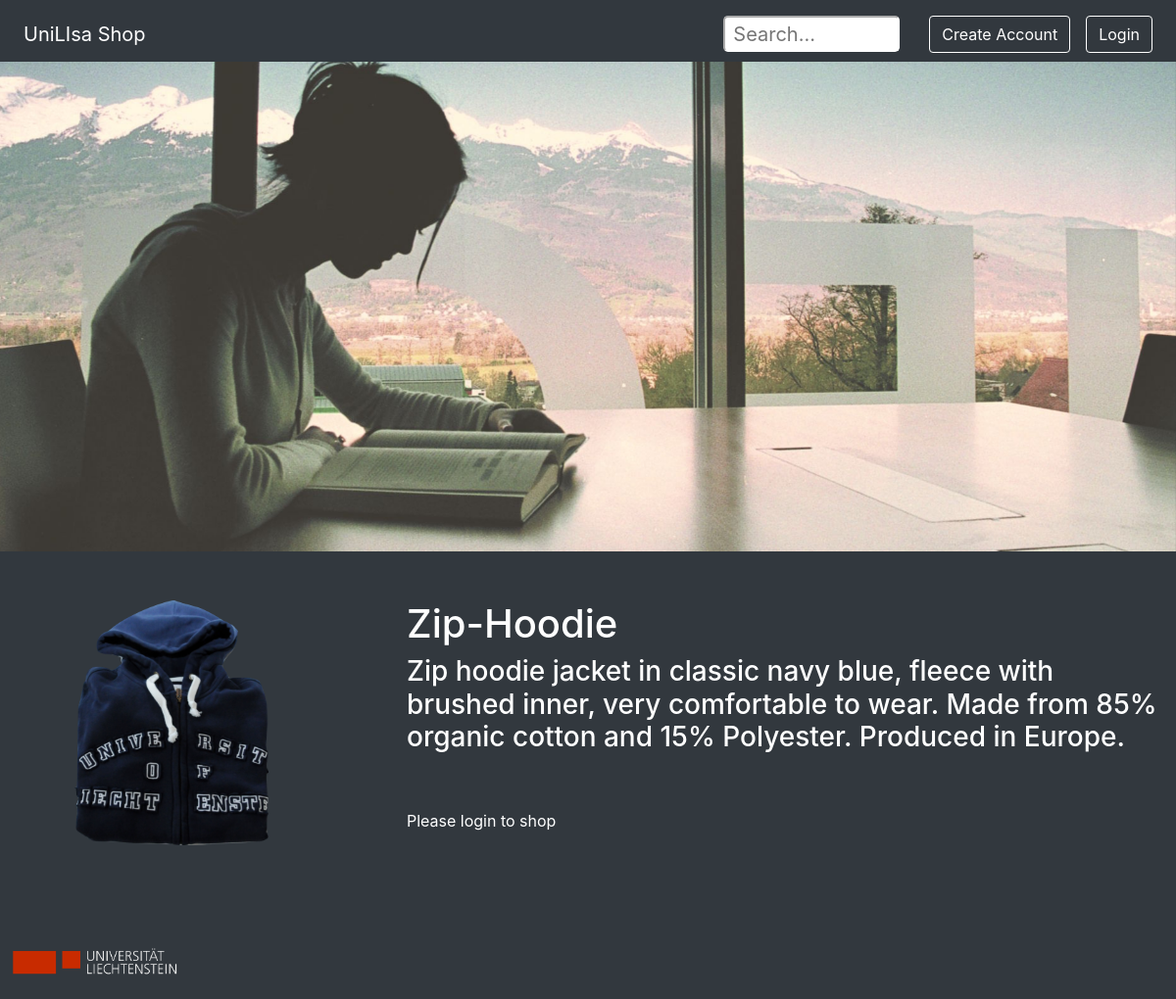
Page /shop/2/ on the committed database.
### shopping/models.py (models this page shows)
class Item(models.Model):
    item_name = models.CharField(max_length=1000)
    item_description = models.CharField(max_length=10000)
    category = models.CharField(max_length=1000)
    item_photo = models.ImageField(upload_to='static/shopping/upload')
    price = models.PositiveIntegerField(default = 10 )
    stock = models.PositiveIntegerField(default=10)

### shopping/views.py (the view, shortened to what this page needs)
# urls.py: url(r'^(?P<item_id>[0-9]+)/addToCart$', views.detail, name='detail'),
def detail(request, item_id):
    try:
        item = Item.objects.get(pk=item_id)
        path = request.get_full_path()
        components = path.split("/")
        action = components[len(components)-1]
        print("action: "+str(action))
        print("add itemID to cart: " + str(item_id))
    except Item.DoesNotExist:
        raise Http404("This item does not exist. To continue shopping, please go back to the main page!")
    site_env = {'item': item,'subview':'detail'}
    env = environment(request, site_env)
    return render(request, 'shopping/index.html', env)

### shopping/view_environment.py (called while the page is built)
def environment(request,site_env):
    notification = None
    notificationKey = request.GET.get("notification")
    if notificationKey is not None:
        notification = notifications[notificationKey]
    loggedIn = request.user.is_authenticated
    username = request.user.username
    result = {}
    if loggedIn:
        shoppingCartItemCount = userCartItemCount(username)
        result =   {'username': username,
                       'loggedIn': True, 'shoppingCartItemCount': shoppingCartItemCount, 'notification': notification}
    else:
        result =  { 'username': username,
                       'loggedIn': False, 'notification': notification }
    merged_result = z = {**result, **site_env}
    return merged_result

### shopping/templates/shopping/index.html (shortened to what this page needs)
<!DOCTYPE html>
{% load staticfiles %}
<html lang="en">
<head>
    <link rel="stylesheet" href="../../shopping/static/shopping/bootstrap.css" type="text/css">
    <link rel="stylesheet" href="../../shopping/static/shopping/style.css" type="text/css">
</head>
<body>
<div id="topbar" class="d-flex flex-column flex-md-row align-items-center p-3 px-md-4 mb-3 border-bottom box-shadow">
    <h5 class="my-0 mr-md-auto font-weight-normal"><a style="text-decoration: none" href="/shop">UniLIsa Shop</a></h5>
    <nav class="my-2 my-md-0 mr-md-3" >
    <form method = "get" id="searchform" action="/shop">
     <input name = "search"  class="" style="margin-right:20px;" placeholder="Search..."/>
    </form>
         {% if subview != 'register' and not loggedIn %}
        <a class="btn btn-outline-primary btn-unilisa" style="margin-left: 10px;" href="/create/register/">Create Account</a>
         {% endif %}
    </nav>
    {% if subview != 'login' and not loggedIn %}
    <a class="btn btn-outline-primary btn-unilisa" href="/account/login">Login</a>
    {%  else %}
        {{ username }} &nbsp; <a  style="margin-left: 10px;" class="btn btn-outline-primary btn-unilisa" href="/shop/?action=logout">Logout</a>
    {% endif %}
</div>
{% if subview == 'overview' %}
    {% include "shopping/overview.html"  %}
    {% elif subview == 'cart' %}
    {% include "shopping/cart.html"  %}
    {% elif subview == 'detail' %}
    {% include "shopping/detail.html" %}
    {% elif subview == 'login' %}
    {% include "shopping/login.html"%}
    {% elif subview == 'register' %}
    {% include "shopping/register.html"%}
    {% elif subview == 'orderconfirmation' %}
    {% include "shopping/order_confirmation.html"%}
    {% elif subview == 'order' %}
    {% include "shopping/order.html"%}
{% endif %}
<div class="footer">
<img class="mb-2" src="/shopping/static/shopping/images/background.png?v1.1" alt="" width="200">
    </div>
</body>
</html>

### shopping/templates/shopping/detail.html
 <div class="parallax parralax-detail">
    </div>
    <div class="container-fluid detail text-center" >
        <div class="row">
            <div class="col-lg-3">
                <img class="productimg" src="/{{ item.item_photo }}">
            </div>
                        <div class="col-lg-1">
                        </div>
            <div class="col-lg-8 text-left">
                <h1>{{ item.item_name }}</h1>
                <h3>{{ item.item_description }}</h3>
                <br/>
                 <br/>
                {% if not loggedIn %}
                Please login to shop
                {%  else %}
                <a class="btn-lg btn btn-outline-primary btn-unilisa"  href="/shop/{{ item.id }}/addToCart">Add to Shopping Cart for  {{ item.price }} CHF </a>
                {% endif %}
            </div>
        </div>
    </div>

### shopping/static/shopping/style.css (style rules this page uses)
html, body { margin: 0; padding: 0; background-color: #32383e; }
.productimg { height: 250px; }
.parallax { margin-top: -1.5em; background: no-repeat fixed center; background-size: cover; }
.parralax-detail { background-image: url("/static/shopping/images/student.jpg"); background-position-y: -285px; height: 500px; }
.container-fluid.detail { padding-top: 50px; color: white; background-color: #32383e; }
.container-fluid.detail .productimg { margin-left: 50px; }
.container-fluid.detail .row { padding-bottom: 80px; }
#topbar { vertical-align: middle; background-color: #32383e; color: white; }
#topbar a { color: white; }
#searchform input { border-color: white; }
.btn-unilisa { background-color: transparent; color: white; border-color: white; }
.footer { margin-top: 5px; }
#searchform { float: left; height: 100%; }
#searchform input { padding: 0.1rem 0.5rem; font-size: 1.25rem; line-height: 1.5; border-radius: 0.3rem; border-color: white; background-color: white; width: 180px; margin-right: 15px; }

### rows in the picture
Item: item_photo (picture), item_name "Zip-Hoodie", item_description "Zip hoodie jacket in classic navy blue, fleece with brushed inner, very comfortable to wear. Made from 85% organic cotton and 15% Polyester. Produced in Europe."
